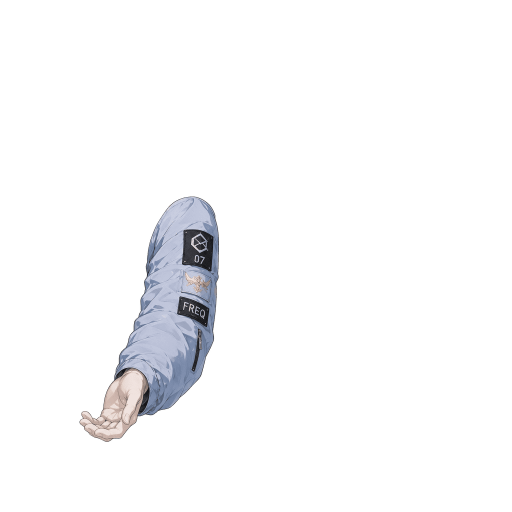
#> input picture assets/player_characters/skin_angle/LeftArm.png, 1024 x 1024 px, found by its file name (shown at 1/2 size); its folder holds 3 pictures in this run
$ python centerline.py
#> lines starting #> are read from the running program, lines starting #| are printed output that depends on the picture; after the words box and inside, x2 and y2 are one past the last pixel; in counts of white or black regions, pixels touching at a corner belong together
import numpy as np, glob, os
from PIL import Image
BASE='assets/player_characters'
skins=sorted(os.path.basename(os.path.dirname(p)) for p in glob.glob(BASE+'/*/'))
def m(s,p): return (np.array(Image.open(os.path.join(BASE,s,p+'.png')).convert('RGBA'))[:,:,3]>16)
#> called with s = 'skin_angle', p = 'LeftArm'
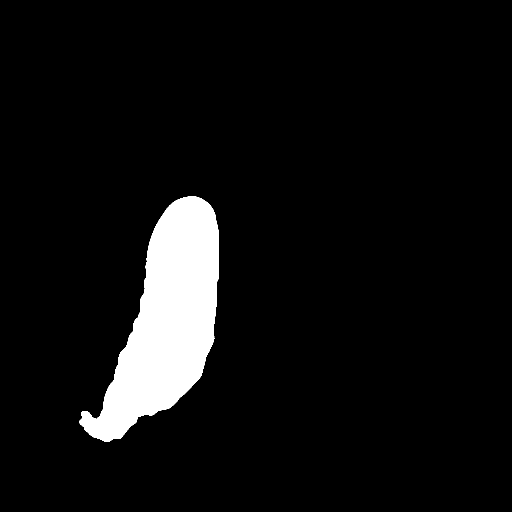
#> returned value: shape (1024, 1024) bool (shown at 1/2 size); 6.5% white; 1 white region, box (x1, y1, x2, y2) and area: (159, 393, 438, 884) 67881
for part in ['LeftArm','RightArm','Body']:
    acc=np.zeros((1024,1024),np.int32)
    for s in skins: acc+=m(s,part)
    core = acc >= int(len(skins)*0.7)
    print('=== %s core area=%d'%(part,core.sum()))
    for y in range(384,1000,24):
        row=np.nonzero(core[y])[0]
        if len(row)==0: continue
        print('  y=%4d n=%3d x[%4d,%4d] mid=%6.1f'%(y,len(row),row.min(),row.max(),(row.min()+row.max())/2))
#> (the run stopped early here; a loop or call above may not have finished)
